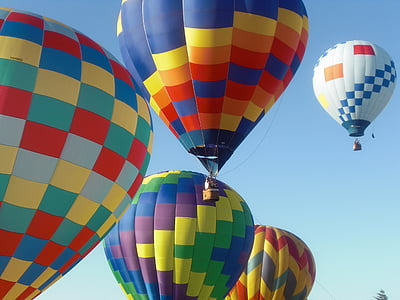
#> input picture Computer_Vision/Lab 1.jpg, 400 x 300 px
$ jupyter execute labsheet3.ipynb   (shell and % lines are left out)
#> lines starting #> are read from the running program, lines starting #| are printed output that depends on the picture; after the words box and inside, x2 and y2 are one past the last pixel; in counts of white or black regions, pixels touching at a corner belong together; long printed decimals are rounded
# Labsheet 3
## Name: Aniketh Vijesh
## Roll No: AM.EN.U4AIE22009

### Otsu Thresholding

TODO:
- store sigma vals
- compute pixel frequecies for background and foreground
- compter mean pixel intensity for background and foreground
- compute between class variance
- find threshold value that maximizes between class variance

[cell 1]
import numpy as np
import PIL
import matplotlib.pyplot as plt

def otsu_thresholding(image_path):
#> called with image_path = './Lab 1.jpg'
    thresh_vals = dict()
    sigma = []

    # Load image in grayscale
    image = np.array(PIL.Image.open(image_path).convert('L'))
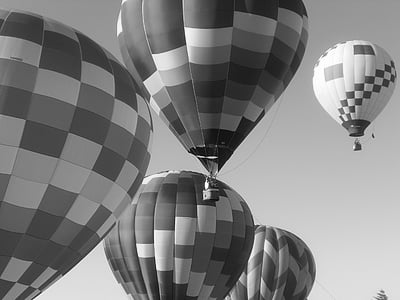
#> image: shape (300, 400); min 2, max 255, mean 128.8

    intensities = np.unique(image)
#> intensities = 254 values from 2 to 255
    vals = np.random.randint(min(intensities), max(intensities), size=(10,))
#> vals = [174, 49, 119, 194, 69, 253, 197, 105, 11, 213]

    total_pixels = image.size
#> total_pixels = 120000

    for val in vals:
        num_b = np.sum(image <= val)
        num_f = np.sum(image > val)

        if num_b == 0 or num_f == 0:
            sigma.append(0)
            thresh_vals[val] = 0
            continue

        # Compute sum of intensities in background & foreground
        nub = np.sum(image[image <= val])
        nuf = np.sum(image[image > val])

        # Compute means
        mean_b = nub / num_b if num_b > 0 else 0
        mean_f = nuf / num_f if num_f > 0 else 0

        wb = num_b / total_pixels
        wf = num_f / total_pixels

        # Compute Otsu's variance
        variance = wb * wf * (mean_b - mean_f) ** 2
        sigma.append(variance)
        thresh_vals[val] = variance
#> this loop made 10 passes
#> (val, num_b, num_f, nub, nuf, mean_b, mean_f, wb) on passes 1 to 10: (174, 86457, 33543, 8672726, 6784020, 100.3, 202.2, 0.72), (49, 8407, 111593, 324185, 15132561, 38.56, 135.6, 0.0701), (119, 54195, 65805, 4023438, 11433308, 74.24, 173.7, 0.452), (194, 99899, 20101, 11156434, 4300312, 111.7, 213.9, 0.832), (69, 23807, 96193, 1274470, 14182276, 53.53, 147.4, 0.198), (253, 119893, 107, 15429536, 27210, 128.7, 254.3, 0.999), (197, 101808, 18192, 11530543, 3926203, 113.3, 215.8, 0.848), (105, 49058, 70942, 3447913, 12008833, 70.28, 169.3, 0.409), (11, 42, 119958, 275, 15456471, 6.55, 128.8, 0.00035), (213, 109766, 10234, 13160159, 2296587, 119.9, 224.4, 0.915)
#> after the loop, sigma = [2092.6, 613.5, 2452.2, 1458.2, 1402.3, 14.05, 1352.9, 2368.5, 5.23, 852.1]; thresh_vals = 10 items

    # Find the threshold with the highest variance
    best_threshold = max(thresh_vals, key=thresh_vals.get)
#> best_threshold = 119

    print("Threshold values:", vals)
#| Threshold values: [174  49 119 194  69 253 197 105  11 213]
    print("Between class variance (σ²):", sigma)
#| Between class variance (σ²): [2092.635, 613.549, 2452.154, 1458.182, 1402.288, 14.055, 1352.937, 2368.492, 5.233, 852.129]
    print("Best threshold value:", best_threshold, "with σ²:", thresh_vals[best_threshold])
#| Best threshold value: 119 with σ²: 2452.154

    # Apply threshold using NumPy indexing
    thresholded_image = np.where(image > best_threshold, 255, 0).astype(np.uint8)
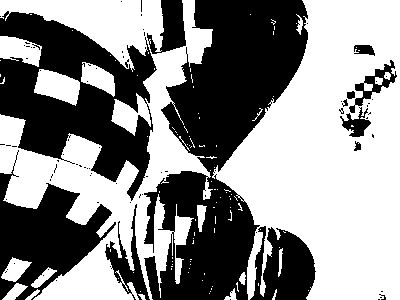
#> thresholded_image: shape (300, 400); 54.8% white; 84 black regions (72 under 20 px), largest, box (x1, y1, x2, y2) and area: (144, 0, 308, 300) 25269, (0, 11, 157, 201) 14473, (0, 150, 116, 300) 7245

    # Display thresholded image
    plt.imshow(thresholded_image, cmap='gray')
    plt.title(f"Otsu Thresholding (Threshold={best_threshold})")
    plt.axis("off")
    plt.show()

    return best_threshold

[cell 2]
otsu_thresholding('./Lab 1.jpg')

### Watershed Segmentation

[cell 3]
import cv2
import numpy as np
import matplotlib.pyplot as plt

def watershed_segmentation(image_path):
    img = cv2.imread(image_path)
    img_rgb = cv2.cvtColor(img, cv2.COLOR_RGB2BGR)

    gray = cv2.cvtColor(img, cv2.COLOR_BGR2GRAY)

    _, binary = cv2.threshold(gray, 0, 255, cv2.THRESH_BINARY_INV + cv2.THRESH_OTSU)

    kernel = np.ones((3,3), np.uint8)
    opening = cv2.morphologyEx(binary, cv2.MORPH_OPEN, kernel, iterations=2)

    sure_bg = cv2.dilate(opening, kernel, iterations=3)

    dist_transform = cv2.distanceTransform(opening, cv2.DIST_L2, 5)
    _, sure_fg = cv2.threshold(dist_transform, 0.7 * dist_transform.max(), 255, 0)

    sure_fg = np.uint8(sure_fg)
    unknown = cv2.subtract(sure_bg, sure_fg)

    _, markers = cv2.connectedComponents(sure_fg)
    markers = markers + 1
    markers[unknown == 255] = 0

    img_copy = img.copy()
    cv2.watershed(img_copy, markers)
    img_copy[markers == -1] = [255, 0, 0]

    titles = ['Original Image', 'Gray Image', 'Binary Image',
              'Opening (Noise Removal)', 'Sure Background',
              'Distance Transform', 'Sure Foreground',
              'Unknown Region', 'Segmented Output']

    images = [img_rgb, gray, binary, opening, sure_bg,
              dist_transform, sure_fg, unknown, img_copy]

    plt.figure(figsize=(12, 9))
    for i in range(9):
        plt.subplot(3, 3, i+1)
        if len(images[i].shape) == 2:  # Grayscale images
            plt.imshow(images[i], cmap='gray')
        else:  # RGB images
            plt.imshow(cv2.cvtColor(images[i], cv2.COLOR_BGR2RGB))
        plt.title(titles[i])
        plt.axis('off')

    plt.tight_layout()
    plt.show()

# Run the function
image_path = "./Lab 1.jpg"
#> image_path = './Lab 1.jpg'
watershed_segmentation(image_path)
#> in watershed_segmentation, img_rgb is the input picture: shape (300, 400, 3); mean R, G, B 123.5, 130.5, 134.2
#> in watershed_segmentation, `_, binary = cv2.threshold(gray, 0, 255, cv2.THRESH_BINARY_INV + cv2.TH..`: binary: shape (300, 400); 47.5% white; 151 white regions (142 under 20 px), largest, box (x1, y1, x2, y2) and area: (139, 0, 308, 300) 26035, (0, 11, 157, 300) 23092, (250, 226, 316, 300) 3326
#> in watershed_segmentation, `opening = cv2.morphologyEx(binary, cv2.MORPH_OPEN, kernel, iterations=2)`: opening: shape (300, 400); 45% white; 23 white regions, largest, box (x1, y1, x2, y2) and area: (163, 0, 308, 170) 15207, (0, 12, 156, 197) 14911, (144, 171, 256, 300) 9503
#> in watershed_segmentation, `sure_bg = cv2.dilate(opening, kernel, iterations=3)`: sure_bg: shape (300, 400); 56.7% white; 18 black regions (8 under 20 px), largest, box (x1, y1, x2, y2) and area: (209, 0, 400, 300) 32698, (0, 118, 187, 300) 9729, (0, 0, 159, 58) 4350
#> in watershed_segmentation, `dist_transform = cv2.distanceTransform(opening, cv2.DIST_L2, 5)`:
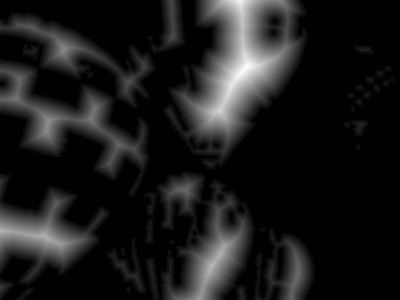
#> dist_transform: shape (300, 400) float32; min 0, max 41.98, mean 4.5; drawn with min black and max white
#> in watershed_segmentation, `_, sure_fg = cv2.threshold(dist_transform, 0.7 * dist_transform.max(),..`:
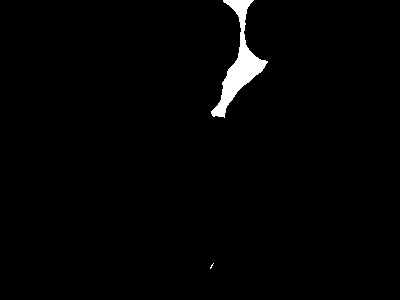
#> sure_fg: shape (300, 400) float32; 1.6% white; 2 white regions (1 under 20 px), largest, box (x1, y1, x2, y2) and area: (211, 0, 268, 118) 1876
#> in watershed_segmentation, `unknown = cv2.subtract(sure_bg, sure_fg)`:
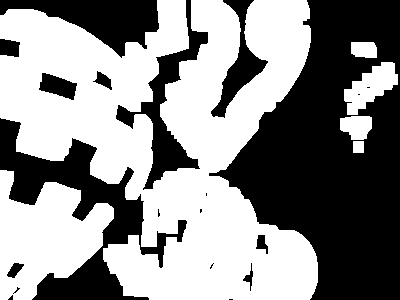
#> unknown: shape (300, 400); 55.1% white; 20 black regions (9 under 20 px), largest, box (x1, y1, x2, y2) and area: (209, 0, 400, 300) 32698, (0, 118, 187, 300) 9729, (0, 0, 159, 58) 4350
#> in watershed_segmentation, `_, markers = cv2.connectedComponents(sure_fg)`: markers: shape (300, 400) int32; 3 distinct labels, from 0 to 2
#> in watershed_segmentation, `markers = markers + 1`:
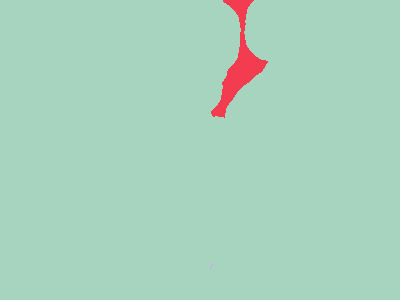
#> markers: shape (300, 400) int32; 3 distinct labels, from 1 to 3; one colour per label, 0 black
#> in watershed_segmentation, `markers[unknown == 255] = 0`:
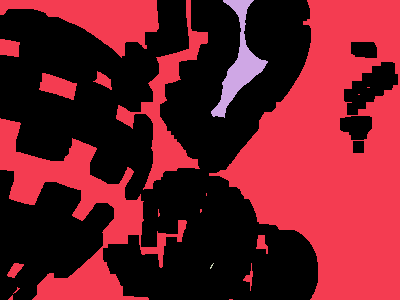
#> markers: shape (300, 400) int32; 4 distinct labels, from 0 to 3; one colour per label, 0 black
#> in watershed_segmentation, `img_copy[markers == -1] = [255, 0, 0]`:
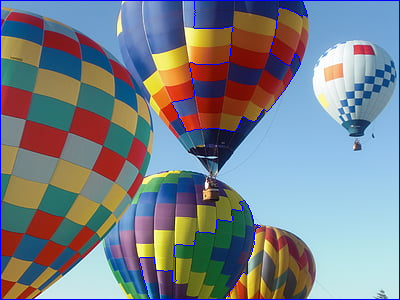
#> img_copy: shape (300, 400, 3); mean B, G, R 136.6, 128.2, 121.3
#> in watershed_segmentation, `plt.show()`:
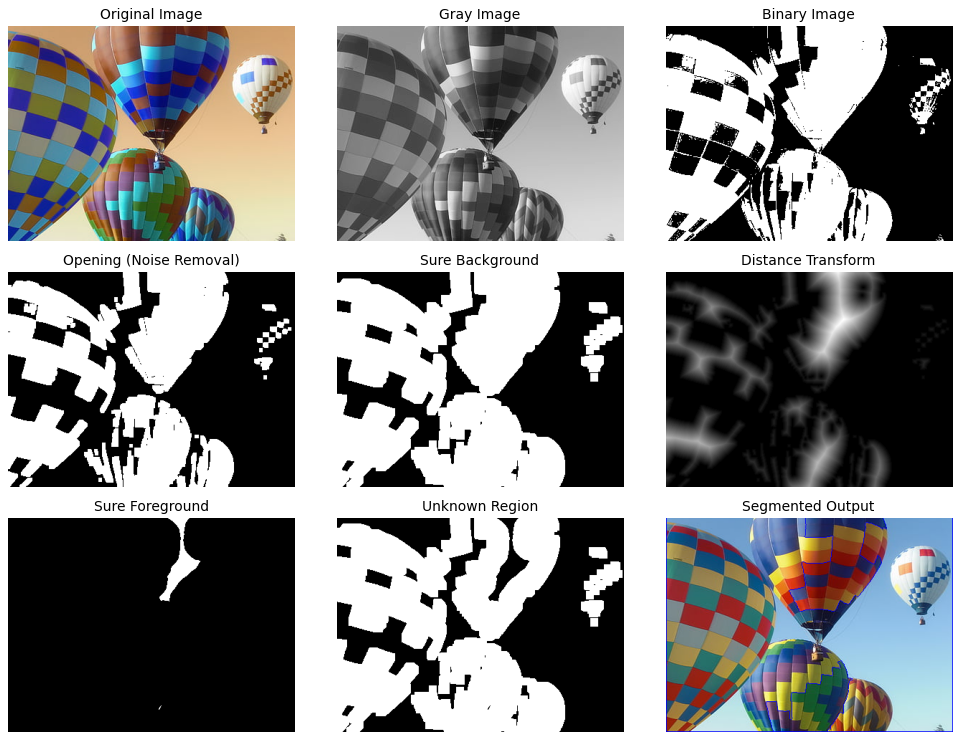
#> figure drawn by matplotlib, 9 panels; B, G, R data is drawn as R, G, B

### K-Means Segmentation

[cell 4]
# USING BUILT-IN K MEANS FUNCTION
import numpy as np
import matplotlib.pyplot as plt
import cv2


# Read in the image
image = cv2.imread('./Lab 1.jpg')

image = cv2.cvtColor(image, cv2.COLOR_BGR2RGB)

plt.imshow(image)
pixel_vals = image.reshape((-1,3))

# Convert to float type
pixel_vals = np.float32(pixel_vals)
criteria = (cv2.TERM_CRITERIA_EPS + cv2.TERM_CRITERIA_MAX_ITER, 100, 0.85)
#> criteria = (3, 100, 0.85)

k = 4
retval, labels, centers = cv2.kmeans(pixel_vals, k, None, criteria, 10, cv2.KMEANS_RANDOM_CENTERS)
#> retval = 315912010.9; centers = [[156.7, 142.7, 94.78], [43.61, 79.49, 101.6], [154.8, 195.6, 222.7], [136.8, 51.16, 32.66]]

# convert data into 8-bit values
centers = np.uint8(centers)
#> centers = [[156, 142, 94], [43, 79, 101], [154, 195, 222], [136, 51, 32]]
segmented_data = centers[labels.flatten()]

# reshape data into the original image dimensions
segmented_image = segmented_data.reshape((image.shape))
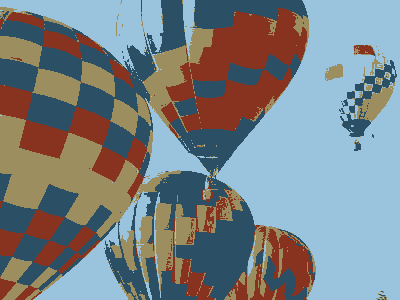
#> segmented_image: shape (300, 400, 3); mean R, G, B 122.7, 130, 133.6

plt.imshow(segmented_image)
